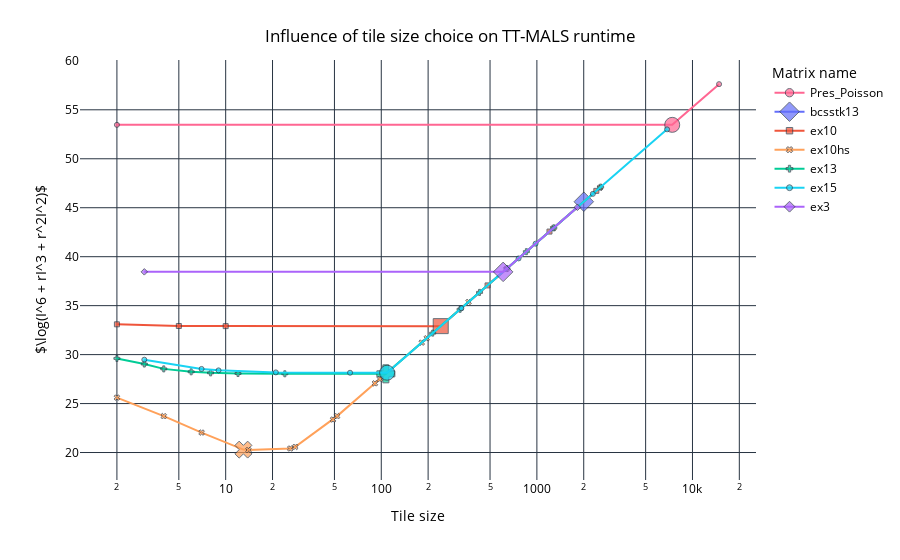

Source (notebook cell):
### Code cell
# Tile size choice influence on TT-MALS runtime
fig = px.line(baseline_df, x="tile_size", y="log_obj_func", color='matrix_name', symbol="matrix_name", markers=True, log_x=True,
              color_discrete_map=matrix_color_map,
              labels={
                     "tile_size": "Tile size",
                     "matrix_name": "Matrix name",
                 }
              )

# enlarge baseline tile size markers
fig.for_each_trace(lambda trace: update_marker_size(baseline_df, trace, trace.name, "matrix_name"))

fig.update_layout(
    title={
        'text': "Influence of tile size choice on TT-MALS runtime",
        'x':0.5,
        'xanchor': 'center',
        'yanchor': 'top'
    },
    plot_bgcolor='white',   # Plot area background color
    paper_bgcolor='white',  # Entire figure background color
    font=dict(color='black'), # Font color
    yaxis_title=r'$\log(I^6 + rI^3 + r^2I^2)$'
)
fig.show()
fig.write_image("plots/baseline_tile_size_vs_log_obj_func.pdf")

### Figure 1 — Plotly figure (JSON) as saved in the notebook; plotly's stock layout.template omitted (floating-point values rounded to 4 significant figures)
{"data": [{"hovertemplate": "Matrix name=Pres_Poisson<br>Tile size=%{x}<br>log_obj_func=%{y}<extra></extra>", "legendgroup": "Pres_Poisson", "line": {"color": "#FF6692", "dash": "solid"}, "marker": {"symbol": "circle", "size": [5, 15, 5]}, "mode": "lines+markers", "name": "Pres_Poisson", "orientation": "v", "showlegend": true, "x": [2.0, 7411.0, 14820.0], "xaxis": "x", "y": [53.46, 53.46, 57.62], "yaxis": "y", "type": "scatter"}, {"hovertemplate": "Matrix name=bcsstk13<br>Tile size=%{x}<br>log_obj_func=%{y}<extra></extra>", "legendgroup": "bcsstk13", "line": {"color": "#636EFA", "dash": "solid"}, "marker": {"symbol": "diamond", "size": [15]}, "mode": "lines+markers", "name": "bcsstk13", "orientation": "v", "showlegend": true, "x": [2003.0], "xaxis": "x", "y": [45.61], "yaxis": "y", "type": "scatter"}, {"hovertemplate": "Matrix name=ex10<br>Tile size=%{x}<br>log_obj_func=%{y}<extra></extra>", "legendgroup": "ex10", "line": {"color": "#EF553B", "dash": "solid"}, "marker": {"symbol": "square", "size": [5, 5, 5, 15, 5, 5, 5]}, "mode": "lines+markers", "name": "ex10", "orientation": "v", "showlegend": true, "x": [2.0, 5.0, 10.0, 241.0, 482.0, 1205.0, 2410.0], "xaxis": "x", "y": [33.09, 32.92, 32.91, 32.91, 37.07, 42.57, 46.72], "yaxis": "y", "type": "scatter"}, {"hovertemplate": "Matrix name=ex10hs<br>Tile size=%{x}<br>log_obj_func=%{y}<extra></extra>", "legendgroup": "ex10hs", "line": {"color": "#FFA15A", "dash": "solid"}, "marker": {"symbol": "x", "size": [5, 5, 5, 15, 5, 5, 5, 5, 5, 5, 5, 5, 5, 5, 5, 5, 5]}, "mode": "lines+markers", "name": "ex10hs", "orientation": "v", "showlegend": true, "x": [2.0, 4.0, 7.0, 13.0, 14.0, 26.0, 28.0, 49.0, 52.0, 91.0, 98.0, 182.0, 196.0, 364.0, 637.0, 1274.0, 2548.0], "xaxis": "x", "y": [25.61, 23.72, 22.04, 20.3, 20.26, 20.41, 20.58, 23.37, 23.72, 27.07, 27.51, 31.22, 31.67, 35.38, 38.74, 42.9, 47.06], "yaxis": "y", "type": "scatter"}, {"hovertemplate": "Matrix name=ex13<br>Tile size=%{x}<br>log_obj_func=%{y}<extra></extra>", "legendgroup": "ex13", "line": {"color": "#00CC96", "dash": "solid"}, "marker": {"symbol": "cross", "size": [5, 5, 5, 5, 5, 5, 5, 15, 5, 5, 5, 5, 5, 5, 5]}, "mode": "lines+markers", "name": "ex13", "orientation": "v", "showlegend": true, "x": [2.0, 3.0, 4.0, 6.0, 8.0, 12.0, 24.0, 107.0, 214.0, 321.0, 428.0, 642.0, 856.0, 1284.0, 2568.0], "xaxis": "x", "y": [29.61, 29.04, 28.54, 28.25, 28.14, 28.07, 28.04, 28.04, 32.2, 34.63, 36.35, 38.79, 40.51, 42.95, 47.11], "yaxis": "y", "type": "scatter"}, {"hovertemplate": "Matrix name=ex15<br>Tile size=%{x}<br>log_obj_func=%{y}<extra></extra>", "legendgroup": "ex15", "line": {"color": "#19D3F3", "dash": "solid"}, "marker": {"symbol": "circle", "size": [5, 5, 5, 5, 5, 15, 5, 5, 5, 5, 5]}, "mode": "lines+markers", "name": "ex15", "orientation": "v", "showlegend": true, "x": [3.0, 7.0, 9.0, 21.0, 63.0, 109.0, 327.0, 763.0, 981.0, 2289.0, 6867.0], "xaxis": "x", "y": [29.48, 28.54, 28.39, 28.19, 28.15, 28.15, 34.74, 39.82, 41.33, 46.42, 53.01], "yaxis": "y", "type": "scatter"}, {"hovertemplate": "Matrix name=ex3<br>Tile size=%{x}<br>log_obj_func=%{y}<extra></extra>", "legendgroup": "ex3", "line": {"color": "#AB63FA", "dash": "solid"}, "marker": {"symbol": "diamond", "size": [5, 15, 5]}, "mode": "lines+markers", "name": "ex3", "orientation": "v", "showlegend": true, "x": [3.0, 607.0, 1821.0], "xaxis": "x", "y": [38.45, 38.45, 45.04], "yaxis": "y", "type": "scatter"}], "layout": {"xaxis": {"anchor": "y", "domain": [0.0, 1.0], "title": {"text": "Tile size"}, "type": "log"}, "yaxis": {"anchor": "x", "domain": [0.0, 1.0], "title": {"text": "$\\log(I^6 + rI^3 + r^2I^2)$"}}, "legend": {"title": {"text": "Matrix name"}, "tracegroupgap": 0}, "margin": {"t": 60}, "title": {"text": "Influence of tile size choice on TT-MALS runtime", "x": 0.5, "xanchor": "center", "yanchor": "top"}, "font": {"color": "black"}, "plot_bgcolor": "white", "paper_bgcolor": "white"}}
